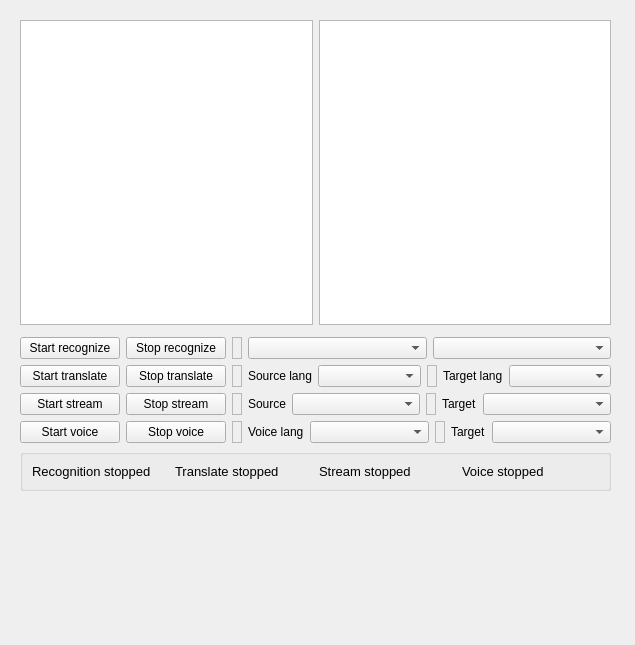
<?xml version="1.0" encoding="UTF-8"?>
<ui version="4.0">
 <class>VoiceTranslation</class>
 <widget class="QWidget" name="VoiceTranslation">
  <property name="geometry">
   <rect>
    <x>0</x>
    <y>0</y>
    <width>635</width>
    <height>645</height>
   </rect>
  </property>
  <property name="windowTitle">
   <string>VoiceTranslation</string>
  </property>
  <widget class="QWidget" name="verticalLayoutWidget">
   <property name="geometry">
    <rect>
     <x>10</x>
     <y>10</y>
     <width>611</width>
     <height>491</height>
    </rect>
   </property>
   <layout class="QVBoxLayout" name="verticalLayout">
    <property name="leftMargin">
     <number>10</number>
    </property>
    <property name="topMargin">
     <number>10</number>
    </property>
    <property name="rightMargin">
     <number>10</number>
    </property>
    <property name="bottomMargin">
     <number>10</number>
    </property>
    <item>
     <layout class="QGridLayout" name="gridLayout">
      <item row="0" column="0">
       <widget class="QTextEdit" name="transcript_textedit">
        <property name="readOnly">
         <bool>true</bool>
        </property>
       </widget>
      </item>
      <item row="0" column="1">
       <widget class="QTextEdit" name="translated_textedit">
        <property name="readOnly">
         <bool>true</bool>
        </property>
       </widget>
      </item>
     </layout>
    </item>
    <item>
     <widget class="QFrame" name="frame_4">
      <property name="frameShape">
       <enum>QFrame::StyledPanel</enum>
      </property>
      <property name="frameShadow">
       <enum>QFrame::Raised</enum>
      </property>
     </widget>
    </item>
    <item>
     <layout class="QHBoxLayout" name="horizontalLayout_2">
      <item>
       <widget class="QPushButton" name="start_button">
        <property name="sizePolicy">
         <sizepolicy hsizetype="Fixed" vsizetype="Fixed">
          <horstretch>0</horstretch>
          <verstretch>0</verstretch>
         </sizepolicy>
        </property>
        <property name="minimumSize">
         <size>
          <width>100</width>
          <height>0</height>
         </size>
        </property>
        <property name="cursor">
         <cursorShape>ArrowCursor</cursorShape>
        </property>
        <property name="text">
         <string>Start recognize</string>
        </property>
       </widget>
      </item>
      <item>
       <widget class="QPushButton" name="stop_button">
        <property name="sizePolicy">
         <sizepolicy hsizetype="Fixed" vsizetype="Fixed">
          <horstretch>0</horstretch>
          <verstretch>0</verstretch>
         </sizepolicy>
        </property>
        <property name="minimumSize">
         <size>
          <width>100</width>
          <height>0</height>
         </size>
        </property>
        <property name="text">
         <string>Stop recognize</string>
        </property>
       </widget>
      </item>
      <item>
       <widget class="QFrame" name="frame_3">
        <property name="sizePolicy">
         <sizepolicy hsizetype="Fixed" vsizetype="Preferred">
          <horstretch>0</horstretch>
          <verstretch>0</verstretch>
         </sizepolicy>
        </property>
        <property name="minimumSize">
         <size>
          <width>10</width>
          <height>0</height>
         </size>
        </property>
        <property name="frameShape">
         <enum>QFrame::StyledPanel</enum>
        </property>
        <property name="frameShadow">
         <enum>QFrame::Raised</enum>
        </property>
       </widget>
      </item>
      <item>
       <widget class="QComboBox" name="devices_combo"/>
      </item>
      <item>
       <widget class="QComboBox" name="language_combo"/>
      </item>
     </layout>
    </item>
    <item>
     <layout class="QHBoxLayout" name="horizontalLayout_3">
      <item>
       <widget class="QPushButton" name="start_translate">
        <property name="sizePolicy">
         <sizepolicy hsizetype="Fixed" vsizetype="Fixed">
          <horstretch>0</horstretch>
          <verstretch>0</verstretch>
         </sizepolicy>
        </property>
        <property name="minimumSize">
         <size>
          <width>100</width>
          <height>0</height>
         </size>
        </property>
        <property name="maximumSize">
         <size>
          <width>16777215</width>
          <height>16777215</height>
         </size>
        </property>
        <property name="text">
         <string>Start translate</string>
        </property>
       </widget>
      </item>
      <item>
       <widget class="QPushButton" name="stop_translate">
        <property name="sizePolicy">
         <sizepolicy hsizetype="Fixed" vsizetype="Fixed">
          <horstretch>0</horstretch>
          <verstretch>0</verstretch>
         </sizepolicy>
        </property>
        <property name="minimumSize">
         <size>
          <width>100</width>
          <height>0</height>
         </size>
        </property>
        <property name="text">
         <string>Stop translate</string>
        </property>
       </widget>
      </item>
      <item>
       <widget class="QFrame" name="frame_2">
        <property name="sizePolicy">
         <sizepolicy hsizetype="Fixed" vsizetype="Preferred">
          <horstretch>0</horstretch>
          <verstretch>0</verstretch>
         </sizepolicy>
        </property>
        <property name="minimumSize">
         <size>
          <width>10</width>
          <height>0</height>
         </size>
        </property>
        <property name="frameShape">
         <enum>QFrame::StyledPanel</enum>
        </property>
        <property name="frameShadow">
         <enum>QFrame::Raised</enum>
        </property>
       </widget>
      </item>
      <item>
       <widget class="QLabel" name="label">
        <property name="sizePolicy">
         <sizepolicy hsizetype="Fixed" vsizetype="Preferred">
          <horstretch>0</horstretch>
          <verstretch>0</verstretch>
         </sizepolicy>
        </property>
        <property name="text">
         <string>Source lang</string>
        </property>
       </widget>
      </item>
      <item>
       <widget class="QComboBox" name="source_lang_combo"/>
      </item>
      <item>
       <widget class="QFrame" name="frame">
        <property name="sizePolicy">
         <sizepolicy hsizetype="Fixed" vsizetype="Preferred">
          <horstretch>0</horstretch>
          <verstretch>0</verstretch>
         </sizepolicy>
        </property>
        <property name="minimumSize">
         <size>
          <width>10</width>
          <height>0</height>
         </size>
        </property>
        <property name="frameShape">
         <enum>QFrame::StyledPanel</enum>
        </property>
        <property name="frameShadow">
         <enum>QFrame::Raised</enum>
        </property>
       </widget>
      </item>
      <item>
       <widget class="QLabel" name="label_2">
        <property name="sizePolicy">
         <sizepolicy hsizetype="Fixed" vsizetype="Preferred">
          <horstretch>0</horstretch>
          <verstretch>0</verstretch>
         </sizepolicy>
        </property>
        <property name="text">
         <string>Target lang</string>
        </property>
       </widget>
      </item>
      <item>
       <widget class="QComboBox" name="target_lang_combo"/>
      </item>
     </layout>
    </item>
    <item>
     <layout class="QHBoxLayout" name="horizontalLayout_5">
      <item>
       <widget class="QPushButton" name="start_stream_button">
        <property name="sizePolicy">
         <sizepolicy hsizetype="Fixed" vsizetype="Fixed">
          <horstretch>0</horstretch>
          <verstretch>0</verstretch>
         </sizepolicy>
        </property>
        <property name="minimumSize">
         <size>
          <width>100</width>
          <height>0</height>
         </size>
        </property>
        <property name="maximumSize">
         <size>
          <width>16777215</width>
          <height>16777215</height>
         </size>
        </property>
        <property name="text">
         <string>Start stream</string>
        </property>
       </widget>
      </item>
      <item>
       <widget class="QPushButton" name="stop_stream_button">
        <property name="sizePolicy">
         <sizepolicy hsizetype="Fixed" vsizetype="Fixed">
          <horstretch>0</horstretch>
          <verstretch>0</verstretch>
         </sizepolicy>
        </property>
        <property name="minimumSize">
         <size>
          <width>100</width>
          <height>0</height>
         </size>
        </property>
        <property name="text">
         <string>Stop stream</string>
        </property>
       </widget>
      </item>
      <item>
       <widget class="QFrame" name="frame_6">
        <property name="sizePolicy">
         <sizepolicy hsizetype="Fixed" vsizetype="Preferred">
          <horstretch>0</horstretch>
          <verstretch>0</verstretch>
         </sizepolicy>
        </property>
        <property name="minimumSize">
         <size>
          <width>10</width>
          <height>0</height>
         </size>
        </property>
        <property name="frameShape">
         <enum>QFrame::StyledPanel</enum>
        </property>
        <property name="frameShadow">
         <enum>QFrame::Raised</enum>
        </property>
       </widget>
      </item>
      <item>
       <widget class="QLabel" name="label_3">
        <property name="sizePolicy">
         <sizepolicy hsizetype="Fixed" vsizetype="Preferred">
          <horstretch>0</horstretch>
          <verstretch>0</verstretch>
         </sizepolicy>
        </property>
        <property name="text">
         <string>Source</string>
        </property>
       </widget>
      </item>
      <item>
       <widget class="QComboBox" name="source_stream_combo"/>
      </item>
      <item>
       <widget class="QFrame" name="frame_7">
        <property name="sizePolicy">
         <sizepolicy hsizetype="Fixed" vsizetype="Preferred">
          <horstretch>0</horstretch>
          <verstretch>0</verstretch>
         </sizepolicy>
        </property>
        <property name="minimumSize">
         <size>
          <width>10</width>
          <height>0</height>
         </size>
        </property>
        <property name="frameShape">
         <enum>QFrame::StyledPanel</enum>
        </property>
        <property name="frameShadow">
         <enum>QFrame::Raised</enum>
        </property>
       </widget>
      </item>
      <item>
       <widget class="QLabel" name="label_4">
        <property name="sizePolicy">
         <sizepolicy hsizetype="Fixed" vsizetype="Preferred">
          <horstretch>0</horstretch>
          <verstretch>0</verstretch>
         </sizepolicy>
        </property>
        <property name="text">
         <string>Target</string>
        </property>
       </widget>
      </item>
      <item>
       <widget class="QComboBox" name="target_stream_combo"/>
      </item>
     </layout>
    </item>
    <item>
     <layout class="QHBoxLayout" name="horizontalLayout_6">
      <item>
       <widget class="QPushButton" name="start_voice_button">
        <property name="sizePolicy">
         <sizepolicy hsizetype="Fixed" vsizetype="Fixed">
          <horstretch>0</horstretch>
          <verstretch>0</verstretch>
         </sizepolicy>
        </property>
        <property name="minimumSize">
         <size>
          <width>100</width>
          <height>0</height>
         </size>
        </property>
        <property name="maximumSize">
         <size>
          <width>16777215</width>
          <height>16777215</height>
         </size>
        </property>
        <property name="text">
         <string>Start voice</string>
        </property>
       </widget>
      </item>
      <item>
       <widget class="QPushButton" name="stop_voice_button">
        <property name="sizePolicy">
         <sizepolicy hsizetype="Fixed" vsizetype="Fixed">
          <horstretch>0</horstretch>
          <verstretch>0</verstretch>
         </sizepolicy>
        </property>
        <property name="minimumSize">
         <size>
          <width>100</width>
          <height>0</height>
         </size>
        </property>
        <property name="text">
         <string>Stop voice</string>
        </property>
       </widget>
      </item>
      <item>
       <widget class="QFrame" name="frame_8">
        <property name="sizePolicy">
         <sizepolicy hsizetype="Fixed" vsizetype="Preferred">
          <horstretch>0</horstretch>
          <verstretch>0</verstretch>
         </sizepolicy>
        </property>
        <property name="minimumSize">
         <size>
          <width>10</width>
          <height>0</height>
         </size>
        </property>
        <property name="frameShape">
         <enum>QFrame::StyledPanel</enum>
        </property>
        <property name="frameShadow">
         <enum>QFrame::Raised</enum>
        </property>
       </widget>
      </item>
      <item>
       <widget class="QLabel" name="label_5">
        <property name="sizePolicy">
         <sizepolicy hsizetype="Fixed" vsizetype="Preferred">
          <horstretch>0</horstretch>
          <verstretch>0</verstretch>
         </sizepolicy>
        </property>
        <property name="text">
         <string>Voice lang</string>
        </property>
       </widget>
      </item>
      <item>
       <widget class="QComboBox" name="lang_voice_combo"/>
      </item>
      <item>
       <widget class="QFrame" name="frame_9">
        <property name="sizePolicy">
         <sizepolicy hsizetype="Fixed" vsizetype="Preferred">
          <horstretch>0</horstretch>
          <verstretch>0</verstretch>
         </sizepolicy>
        </property>
        <property name="minimumSize">
         <size>
          <width>10</width>
          <height>0</height>
         </size>
        </property>
        <property name="frameShape">
         <enum>QFrame::StyledPanel</enum>
        </property>
        <property name="frameShadow">
         <enum>QFrame::Raised</enum>
        </property>
       </widget>
      </item>
      <item>
       <widget class="QLabel" name="label_6">
        <property name="sizePolicy">
         <sizepolicy hsizetype="Fixed" vsizetype="Preferred">
          <horstretch>0</horstretch>
          <verstretch>0</verstretch>
         </sizepolicy>
        </property>
        <property name="text">
         <string>Target</string>
        </property>
       </widget>
      </item>
      <item>
       <widget class="QComboBox" name="target_voice_combo"/>
      </item>
     </layout>
    </item>
    <item>
     <widget class="QGroupBox" name="groupBox">
      <property name="title">
       <string/>
      </property>
      <layout class="QVBoxLayout" name="verticalLayout_2">
       <item>
        <layout class="QHBoxLayout" name="horizontalLayout">
         <item>
          <widget class="QLabel" name="label_status">
           <property name="font">
            <font>
             <family>Arial</family>
             <pointsize>10</pointsize>
            </font>
           </property>
           <property name="text">
            <string>Recognition stopped</string>
           </property>
          </widget>
         </item>
         <item>
          <widget class="QLabel" name="label_status_translate">
           <property name="font">
            <font>
             <family>Arial</family>
             <pointsize>10</pointsize>
            </font>
           </property>
           <property name="text">
            <string>Translate stopped</string>
           </property>
          </widget>
         </item>
         <item>
          <widget class="QLabel" name="label_status_stream">
           <property name="font">
            <font>
             <family>Arial</family>
             <pointsize>10</pointsize>
            </font>
           </property>
           <property name="text">
            <string>Stream stopped</string>
           </property>
          </widget>
         </item>
         <item>
          <widget class="QLabel" name="label_status_voice">
           <property name="font">
            <font>
             <family>Arial</family>
             <pointsize>10</pointsize>
            </font>
           </property>
           <property name="text">
            <string>Voice stopped</string>
           </property>
          </widget>
         </item>
        </layout>
       </item>
      </layout>
     </widget>
    </item>
   </layout>
  </widget>
 </widget>
 <resources/>
 <connections/>
</ui>
